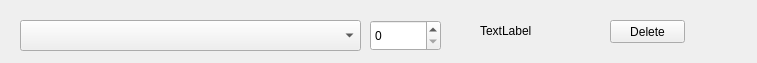
<?xml version="1.0" encoding="UTF-8"?>
<ui version="4.0">
 <class>Form</class>
 <widget class="QWidget" name="Form">
  <property name="geometry">
   <rect>
    <x>0</x>
    <y>0</y>
    <width>757</width>
    <height>63</height>
   </rect>
  </property>
  <property name="windowTitle">
   <string>Form</string>
  </property>
  <widget class="QComboBox" name="comboBox_3">
   <property name="geometry">
    <rect>
     <x>20</x>
     <y>20</y>
     <width>341</width>
     <height>31</height>
    </rect>
   </property>
  </widget>
  <widget class="QSpinBox" name="spinBox_4">
   <property name="geometry">
    <rect>
     <x>370</x>
     <y>20</y>
     <width>71</width>
     <height>31</height>
    </rect>
   </property>
  </widget>
  <widget class="QLabel" name="label_5">
   <property name="geometry">
    <rect>
     <x>480</x>
     <y>20</y>
     <width>61</width>
     <height>21</height>
    </rect>
   </property>
   <property name="text">
    <string>TextLabel</string>
   </property>
  </widget>
  <widget class="QPushButton" name="delete_button">
   <property name="geometry">
    <rect>
     <x>610</x>
     <y>20</y>
     <width>75</width>
     <height>23</height>
    </rect>
   </property>
   <property name="text">
    <string>Delete</string>
   </property>
  </widget>
 </widget>
 <resources/>
 <connections/>
</ui>
